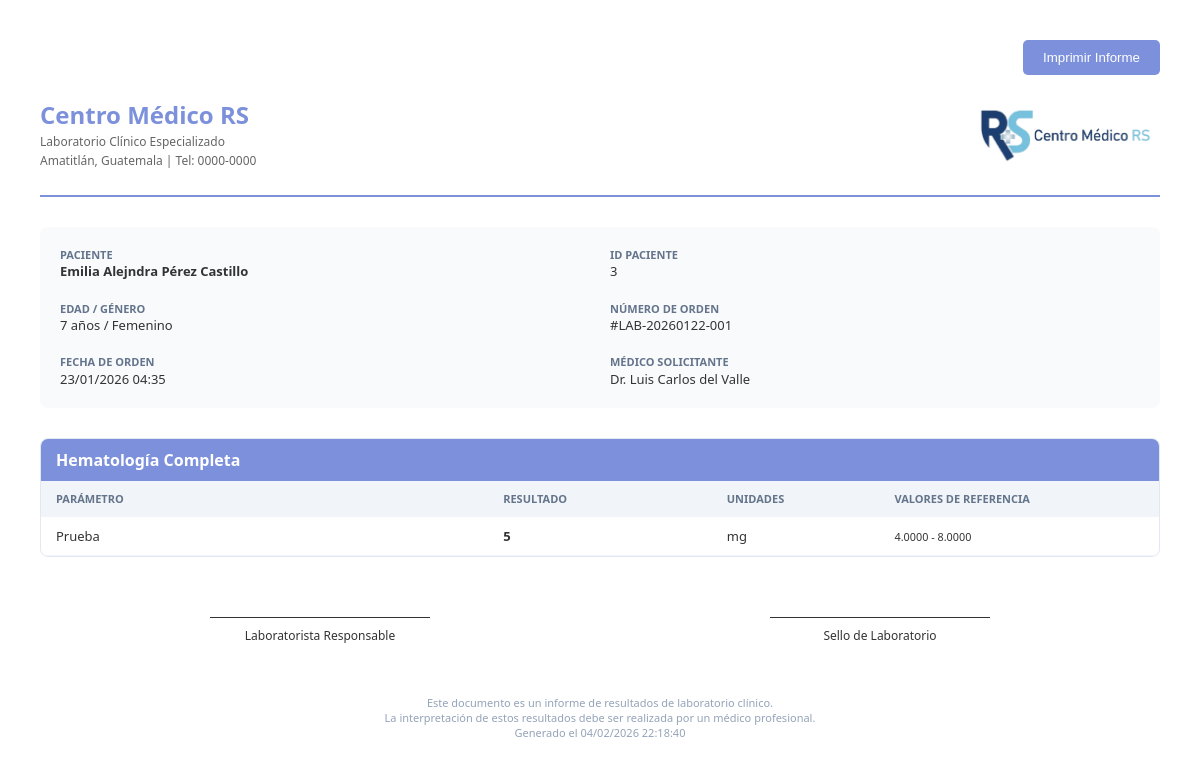
Screenshot of /php/laboratory/imprimir_resultados.php?id=1 (signed in) with the database file from the repository.
### tables this page shows
CREATE TABLE `ordenes_laboratorio` (
  `id_orden` int NOT NULL,
  `numero_orden` varchar(20) NOT NULL,
  `id_paciente` int NOT NULL,
  `id_doctor` int DEFAULT NULL,
  `id_encamamiento` int DEFAULT NULL COMMENT 'NULL si es paciente ambulatorio',
  `fecha_orden` datetime NOT NULL,
  `prioridad` enum('Rutina','Urgente','STAT') DEFAULT 'Rutina',
  `estado` enum('Pendiente','Muestra_Recibida','En_Proceso','Completada','Cancelada','Entregada') DEFAULT 'Pendiente',
  `diagnostico_clinico` text,
  `indicaciones_especiales` text,
  `observaciones` text,
  `creado_por` int DEFAULT NULL,
  `fecha_muestra_recibida` datetime DEFAULT NULL,
  `fecha_completada` datetime DEFAULT NULL,
  `fecha_entregada` datetime DEFAULT NULL,
  `entregado_a` varchar(255) DEFAULT NULL,
  `metodo_entrega` enum('En_Persona','Correo','WhatsApp','Sistema') DEFAULT 'En_Persona',
  `fecha_creacion` timestamp NULL DEFAULT CURRENT_TIMESTAMP,
  `fecha_actualizacion` timestamp NULL DEFAULT CURRENT_TIMESTAMP ON UPDATE CURRENT_TIMESTAMP,
  `archivo_resultados` text
);

CREATE TABLE `pacientes` (
  `id_paciente` int NOT NULL,
  `nombre` varchar(100) NOT NULL,
  `apellido` varchar(100) NOT NULL,
  `fecha_nacimiento` date NOT NULL,
  `genero` enum('Masculino','Femenino') NOT NULL,
  `direccion` varchar(255) DEFAULT NULL,
  `telefono` varchar(15) DEFAULT NULL,
  `correo` varchar(100) DEFAULT NULL,
  `fecha_registro` timestamp NULL DEFAULT CURRENT_TIMESTAMP
);

CREATE TABLE `usuarios` (
  `idUsuario` int NOT NULL,
  `usuario` varchar(255) NOT NULL,
  `password` varchar(255) NOT NULL,
  `nombre` varchar(255) NOT NULL,
  `apellido` varchar(255) NOT NULL,
  `especialidad` varchar(255) DEFAULT NULL,
  `tipoUsuario` enum('admin','doc','user','') NOT NULL,
  `clinica` varchar(255) NOT NULL,
  `telefono` varchar(255) NOT NULL,
  `email` varchar(255) NOT NULL,
  `permisos_modulos` text
);

CREATE TABLE `orden_pruebas` (
  `id_orden_prueba` int NOT NULL,
  `id_orden` int NOT NULL,
  `id_prueba` int NOT NULL,
  `estado` enum('Pendiente','Muestra_Recibida','En_Proceso','Resultados_Parciales','Completada','Validada','Cancelada') DEFAULT 'Pendiente',
  `fecha_muestra_recibida` datetime DEFAULT NULL,
  `fecha_inicio_proceso` datetime DEFAULT NULL,
  `fecha_completada` datetime DEFAULT NULL,
  `fecha_validada` datetime DEFAULT NULL,
  `notas_tecnico` text,
  `archivo_resultados` varchar(255) DEFAULT NULL,
  `procesado_por` int DEFAULT NULL,
  `validado_por` int DEFAULT NULL,
  `fecha_creacion` timestamp NULL DEFAULT CURRENT_TIMESTAMP,
  `fecha_actualizacion` timestamp NULL DEFAULT CURRENT_TIMESTAMP ON UPDATE CURRENT_TIMESTAMP
);

CREATE TABLE `catalogo_pruebas` (
  `id_prueba` int NOT NULL,
  `codigo_prueba` varchar(20) NOT NULL,
  `nombre_prueba` varchar(255) NOT NULL,
  `abreviatura` varchar(50) DEFAULT NULL,
  `muestra_requerida` varchar(100) DEFAULT NULL COMMENT 'Ej: Sangre Total (EDTA)',
  `metodo_toma` varchar(500) DEFAULT NULL COMMENT 'Instrucciones de toma de muestra',
  `precio` decimal(10,2) NOT NULL DEFAULT '0.00',
  `tiempo_procesamiento_horas` int DEFAULT '24',
  `requiere_ayuno` tinyint(1) DEFAULT '0',
  `horas_ayuno` int DEFAULT NULL,
  `estado` enum('Activo','Inactivo','Descontinuado') DEFAULT 'Activo',
  `categoria` varchar(100) DEFAULT NULL COMMENT 'Ej: Hematología, Química, Hormonas',
  `notas` text,
  `fecha_creacion` timestamp NULL DEFAULT CURRENT_TIMESTAMP,
  `fecha_actualizacion` timestamp NULL DEFAULT CURRENT_TIMESTAMP ON UPDATE CURRENT_TIMESTAMP
);

CREATE TABLE `resultados_laboratorio` (
  `id_resultado` int NOT NULL,
  `id_orden_prueba` int NOT NULL,
  `id_parametro` int NOT NULL,
  `valor_resultado` varchar(500) DEFAULT NULL COMMENT 'Valor como texto',
  `valor_numerico` decimal(12,4) DEFAULT NULL COMMENT 'Para facilitar queries y análisis',
  `fuera_rango` enum('Normal','Alto','Bajo','Crítico_Alto','Crítico_Bajo') DEFAULT 'Normal',
  `valor_referencia` varchar(255) DEFAULT NULL COMMENT 'Rango aplicable según paciente',
  `unidad_medida` varchar(50) DEFAULT NULL,
  `metodo` varchar(100) DEFAULT NULL COMMENT 'Método de análisis utilizado',
  `validado` tinyint(1) DEFAULT '0',
  `fecha_resultado` datetime DEFAULT NULL,
  `observaciones` text,
  `procesado_por` int DEFAULT NULL,
  `validado_por` int DEFAULT NULL,
  `fecha_validacion` datetime DEFAULT NULL,
  `firma_digital` text COMMENT 'Hash o firma del validador',
  `enviado_medico` tinyint(1) DEFAULT '0',
  `fecha_envio_medico` datetime DEFAULT NULL,
  `fecha_creacion` timestamp NULL DEFAULT CURRENT_TIMESTAMP,
  `fecha_actualizacion` timestamp NULL DEFAULT CURRENT_TIMESTAMP ON UPDATE CURRENT_TIMESTAMP
);

CREATE TABLE `parametros_pruebas` (
  `id_parametro` int NOT NULL,
  `id_prueba` int NOT NULL,
  `nombre_parametro` varchar(255) NOT NULL,
  `unidad_medida` varchar(50) DEFAULT NULL,
  `valor_ref_hombre_min` decimal(12,4) DEFAULT NULL,
  `valor_ref_hombre_max` decimal(12,4) DEFAULT NULL,
  `valor_ref_mujer_min` decimal(12,4) DEFAULT NULL,
  `valor_ref_mujer_max` decimal(12,4) DEFAULT NULL,
  `valor_ref_pediatrico_min` decimal(12,4) DEFAULT NULL,
  `valor_ref_pediatrico_max` decimal(12,4) DEFAULT NULL,
  `tipo_dato` enum('Numérico','Texto','Selección','Cualitativo') DEFAULT 'Numérico',
  `opciones_seleccion` text COMMENT 'JSON con opciones si es tipo Selección',
  `valores_normales` text COMMENT 'Para resultados cualitativos',
  `orden_visualizacion` int DEFAULT '0',
  `critico_bajo` decimal(12,4) DEFAULT NULL COMMENT 'Valor crítico bajo',
  `critico_alto` decimal(12,4) DEFAULT NULL COMMENT 'Valor crítico alto',
  `formula_calculo` text COMMENT 'Si se calcula a partir de otros parámetros',
  `notas` text,
  `fecha_creacion` timestamp NULL DEFAULT CURRENT_TIMESTAMP
);

### php/laboratory/imprimir_resultados.php (the view, shortened to what this page needs)
<?php
require_once '../../config/database.php';
$id_orden = $_GET['id'] ?? null;
try {
    $database = new Database();
    $conn = $database->getConnection();
    $stmt = $conn->prepare("
        SELECT ol.*, p.nombre, p.apellido, p.genero, p.fecha_nacimiento,
               u.nombre as doctor_nombre, u.apellido as doctor_apellido
        FROM ordenes_laboratorio ol
        JOIN pacientes p ON ol.id_paciente = p.id_paciente
        LEFT JOIN usuarios u ON ol.id_doctor = u.idUsuario
        WHERE ol.id_orden = ? AND ol.estado = 'Completada'
    ");
    $stmt->execute([$id_orden]);
    $orden = $stmt->fetch(PDO::FETCH_ASSOC);
    $stmt = $conn->prepare("
        SELECT op.*, cp.nombre_prueba, cp.codigo_prueba
        FROM orden_pruebas op
        JOIN catalogo_pruebas cp ON op.id_prueba = cp.id_prueba
        WHERE op.id_orden = ? AND op.estado = 'Validada'
    ");
    $stmt->execute([$id_orden]);
    $pruebas = $stmt->fetchAll(PDO::FETCH_ASSOC);
    $edad = date_diff(date_create($orden['fecha_nacimiento']), date_create('today'))->y;
    $genero = $orden['genero'];
} catch (Exception $e) {
    die("Error: " . $e->getMessage());
}
?>
<!DOCTYPE html>
<html lang="es">
<head>
</head>
<body>
    <div class="no-print" style="margin-bottom: 20px; text-align: right;">
        <button onclick="window.print()"
            style="background: #7c90db; color: white; border: none; padding: 10px 20px; border-radius: 5px; cursor: pointer;">
            Imprimir Informe
        </button>
    </div>
    <header class="report-header">
        <div class="hospital-info">
            <h1>Centro Médico RS</h1>
            <p>Laboratorio Clínico Especializado</p>
            <p>Amatitlán, Guatemala | Tel: 0000-0000</p>
        </div>
        <img src="../../assets/img/cmrs.png" alt="Logo" class="logo">
    </header>
    <div class="patient-info">
        <div class="info-item">
            <span class="info-label">Paciente</span>
            <strong><?php echo htmlspecialchars($orden['nombre'] . ' ' . $orden['apellido']); ?></strong>
        </div>
        <div class="info-item">
            <span class="info-label">ID Paciente</span>
            <?php echo $orden['id_paciente']; ?>
        </div>
        <div class="info-item">
            <span class="info-label">Edad / Género</span>
            <?php echo $edad; ?> años / <?php echo $genero; ?>
        </div>
        <div class="info-item">
            <span class="info-label">Número de Orden</span>
            #<?php echo $orden['numero_orden']; ?>
        </div>
        <div class="info-item">
            <span class="info-label">Fecha de Orden</span>
            <?php echo date('d/m/Y H:i', strtotime($orden['fecha_orden'])); ?>
        </div>
        <div class="info-item">
            <span class="info-label">Médico Solicitante</span>
            Dr. <?php echo htmlspecialchars($orden['doctor_nombre'] . ' ' . $orden['doctor_apellido']); ?>
        </div>
    </div>
    <?php foreach ($pruebas as $prueba): ?>
        <section class="test-section">
            <div class="test-header"><?php echo htmlspecialchars($prueba['nombre_prueba']); ?></div>
            <table class="results-table">
                <thead>
                    <tr>
                        <th width="40%">Parámetro</th>
                        <th width="20%">Resultado</th>
                        <th width="15%">Unidades</th>
                        <th width="25%">Valores de Referencia</th>
                    </tr>
                </thead>
                <tbody>
                    <?php
                    $stmt_res = $conn->prepare("
                    SELECT rl.*, pp.nombre_parametro, pp.unidad_medida,
                           pp.valor_ref_hombre_min, pp.valor_ref_hombre_max,
                           pp.valor_ref_mujer_min, pp.valor_ref_mujer_max,
                           pp.valor_ref_pediatrico_min, pp.valor_ref_pediatrico_max
                    FROM resultados_laboratorio rl
                    JOIN parametros_pruebas pp ON rl.id_parametro = pp.id_parametro
                    WHERE rl.id_orden_prueba = ?
                    ORDER BY pp.orden_visualizacion
                ");
                    $stmt_res->execute([$prueba['id_orden_prueba']]);
                    $resultados = $stmt_res->fetchAll(PDO::FETCH_ASSOC);
                    foreach ($resultados as $res):
                        $min = 0;
                        $max = 0;
                        if ($edad <= 12) {
                            $min = $res['valor_ref_pediatrico_min'];
                            $max = $res['valor_ref_pediatrico_max'];
                        } elseif ($genero === 'Masculino') {
                            $min = $res['valor_ref_hombre_min'];
                            $max = $res['valor_ref_hombre_max'];
                        } else {
                            $min = $res['valor_ref_mujer_min'];
                            $max = $res['valor_ref_mujer_max'];
                        }
                        $ref_text = ($min !== null && $max !== null) ? "$min - $max" : "N/A";
                        $flag_class = '';
                        ?>
                        <tr>
                            <td><?php echo htmlspecialchars($res['nombre_parametro']); ?></td>
                            <td>
                                <strong class="<?php echo $flag_class; ?>">
                                    <?php echo htmlspecialchars($res['valor_resultado']); ?>
                                </strong>
                            </td>
                            <td><?php echo htmlspecialchars($res['unidad_medida']); ?></td>
                            <td><small><?php echo $ref_text; ?></small></td>
                        </tr>
                    <?php endforeach; ?>
                </tbody>
            </table>
        </section>
    <?php endforeach; ?>
    <div class="signatures">
        <div class="signature-box">Laboratorista Responsable</div>
        <div class="signature-box">Sello de Laboratorio</div>
    </div>
    <footer class="footer">
        Este documento es un informe de resultados de laboratorio clínico. <br>
        La interpretación de estos resultados debe ser realizada por un médico profesional. <br>
        Generado el <?php echo date('d/m/Y H:i:s'); ?>
    </footer>
</body>
</html>

### php/laboratory/imprimir_resultados.php (style rules this page uses)
body { font-family: 'Segoe UI', Tahoma, Geneva, Verdana, sans-serif; line-height: 1.4; color: #333; margin: 0; padding: 40px; }
.report-header { display: flex; justify-content: space-between; align-items: center; border-bottom: 2px solid #7c90db; padding-bottom: 20px; margin-bottom: 30px; }
.hospital-info h1 { margin: 0; color: #7c90db; font-size: 24px; }
.hospital-info p { margin: 2px 0; font-size: 12px; color: #666; }
.logo { height: 80px; }
.patient-info { display: grid; grid-template-columns: repeat(2, 1fr); gap: 20px; background: #f8fafc; padding: 20px; border-radius: 8px; margin-bottom: 30px; }
.info-item { font-size: 13px; }
.info-label { font-weight: 700; color: #64748b; text-transform: uppercase; font-size: 11px; display: block; }
.test-section { border: 1px solid #e2e8f0; border-radius: 8px; margin-bottom: 30px; overflow: hidden; }
.test-header { background: #7c90db; color: white; padding: 10px 15px; font-weight: 700; }
.results-table { width: 100%; border-collapse: collapse; }
.results-table th { background: #f1f5f9; text-align: left; padding: 10px 15px; font-size: 11px; text-transform: uppercase; color: #64748b; }
.results-table td { padding: 10px 15px; border-bottom: 1px solid #f1f5f9; font-size: 13px; }
.footer { margin-top: 50px; text-align: center; font-size: 11px; color: #94a3b8; }
.signatures { display: flex; justify-content: space-around; margin-top: 60px; }
.signature-box { border-top: 1px solid #333; width: 220px; text-align: center; padding-top: 10px; font-size: 12px; }

### rows the page displays
ordenes_laboratorio: id_paciente.apellido "Emilia Alejndra Pérez Castillo", id_paciente "3", id_paciente.fecha_nacimiento "7", id_paciente.genero "Femenino", numero_orden "LAB-20260122-001", fecha_orden "23/01/2026 04:35", id_doctor.apellido "Luis Carlos del Valle"
orden_pruebas: id_prueba.nombre_prueba "Hematología Completa"
resultados_laboratorio: id_parametro.nombre_parametro "Prueba", valor_resultado "5", id_parametro.unidad_medida "mg", id_parametro.valor_ref_pediatrico_max "4.0000 - 8.0000"
